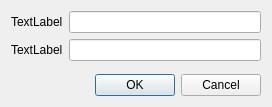
<?xml version="1.0" encoding="UTF-8"?>
<ui version="4.0">
 <class>Agent</class>
 <widget class="QDialog" name="Agent">
  <property name="geometry">
   <rect>
    <x>0</x>
    <y>0</y>
    <width>272</width>
    <height>107</height>
   </rect>
  </property>
  <property name="windowTitle">
   <string>Dialog</string>
  </property>
  <layout class="QVBoxLayout" name="verticalLayout">
   <item>
    <layout class="QHBoxLayout" name="horizontalLayout">
     <item>
      <widget class="QLabel" name="label1">
       <property name="text">
        <string>TextLabel</string>
       </property>
      </widget>
     </item>
     <item>
      <widget class="QLineEdit" name="lineEdit1"/>
     </item>
    </layout>
   </item>
   <item>
    <layout class="QHBoxLayout" name="horizontalLayout_2">
     <item>
      <widget class="QLabel" name="label2">
       <property name="text">
        <string>TextLabel</string>
       </property>
      </widget>
     </item>
     <item>
      <widget class="QLineEdit" name="lineEdit2"/>
     </item>
    </layout>
   </item>
   <item>
    <spacer name="verticalSpacer">
     <property name="orientation">
      <enum>Qt::Vertical</enum>
     </property>
     <property name="sizeHint" stdset="0">
      <size>
       <width>20</width>
       <height>40</height>
      </size>
     </property>
    </spacer>
   </item>
   <item>
    <widget class="QDialogButtonBox" name="buttonBox">
     <property name="orientation">
      <enum>Qt::Horizontal</enum>
     </property>
     <property name="standardButtons">
      <set>QDialogButtonBox::Cancel|QDialogButtonBox::Ok</set>
     </property>
    </widget>
   </item>
  </layout>
 </widget>
 <resources/>
 <connections>
  <connection>
   <sender>buttonBox</sender>
   <signal>accepted()</signal>
   <receiver>Agent</receiver>
   <slot>accept()</slot>
   <hints>
    <hint type="sourcelabel">
     <x>248</x>
     <y>254</y>
    </hint>
    <hint type="destinationlabel">
     <x>157</x>
     <y>274</y>
    </hint>
   </hints>
  </connection>
  <connection>
   <sender>buttonBox</sender>
   <signal>rejected()</signal>
   <receiver>Agent</receiver>
   <slot>reject()</slot>
   <hints>
    <hint type="sourcelabel">
     <x>316</x>
     <y>260</y>
    </hint>
    <hint type="destinationlabel">
     <x>286</x>
     <y>274</y>
    </hint>
   </hints>
  </connection>
 </connections>
</ui>
